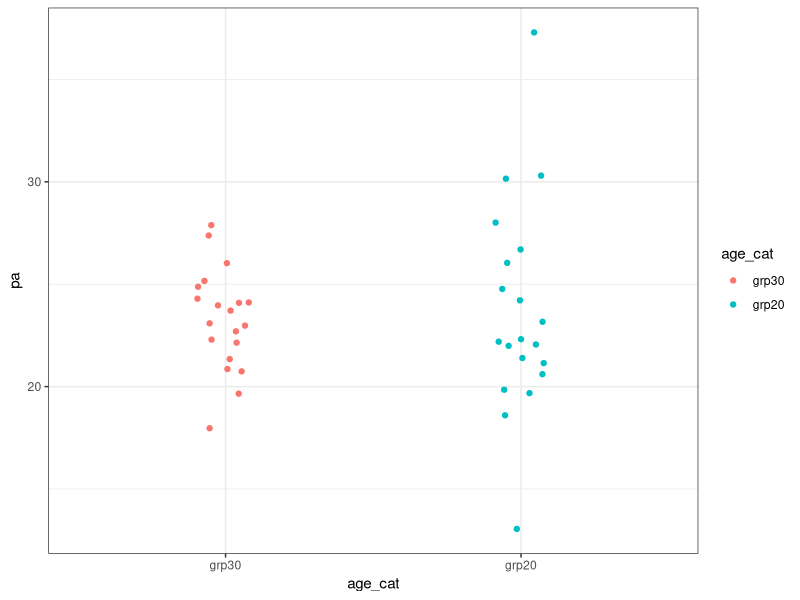
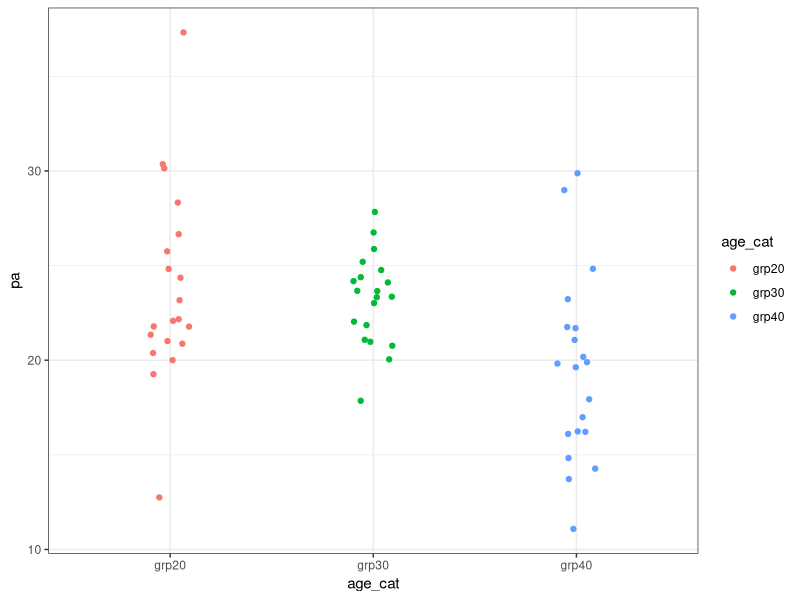

Recreate these plots in R, in order.

# ---- libs ----

library("dplyr")
library("ggplot2")


# ---- example ----

# we want to check whether people in Adelaide aged 20-29 spend more (or different) 
# amount of time in physical activity than people in Adelaide aged 30-39

# so we randomly sample 20 people from each age group and get the following
# 7-day average daily physical activity times
set.seed(1234)
(pa_age20s <- round(rnorm(20, 25, 5)))
(pa_age30s <- round(rnorm(20, 25, 3)))

# so to check our above question we could do a t-test:
t.test(x = pa_age20s, y = pa_age30s, var.equal = TRUE)


### Questions
# what are the null and alternative hypotheses?
# what is the test statistic?
# what is the distribution of the test statistic _if_ the null hypothesis is true?
# what is the p-value?
# what does the p-value represent?
# what do we conclude from this fake data analysis?
# are there any assumptions associated with the t-test? the p-value?



# ---- preamble ----

### the below is a 10,000 foot view and will have caveats not touched on...

"hypothesis testing is the backbone of statistics" 
# and is an extension of the scientific method in some senses:
# we assume "nothing is going on" until evidence presents itself to say otherwise
#
# (there are infinite things that COULD be true [and likely not mutually compatible]
# but the set of things that ARE true is a very, very, very small subset of the 
# "COULD" so the optimal process of establishing "ARE" true is:
#     to build up/add to the "ARE" true when we have sufficient evidence)
# 
# e.g., we need to have evidence to:
#  - show paracetamol is an effective analgesic 
#  - demonstrate an intervention increases active time in adults 
# 
# put in a statistical framework we 
#    0. construct a null hypothesis (labelled H0) as the "nothing going on" possibility
#    1. construct a alternative hypothesis (labelled H1 or HA) as the "something going on" possibility
# 
# NB:
#   (a) we assume H0 unless we have evidence to go with H1
#   (b) all possibilities should be covered by H0 and H1
#   (c) statistical hypothesis testing is normally about underlying population
#       means (that is, we are making inference about _unknown_ quantities based on a 
#       subset of the population a.k.a. the sample) - hypothesis tests won't be about 
#       individuals in the sample or population
#   (d) to differentiate between unknown population means and sampled/estimated means,
#       Greek letters (e.g. mu, beta, ...) are used for the former and Greek letters WITH
#       a hat on top or modern English letters with a bar are used (e.g. mu with a hat, 
#       beta with a hat, x with a bar)
# 
# Now we have given the rough idea, let's think about how to create H0 and H1 in the above
# examples

"show paracetamol is an effective analgesic we need to have evidence"
# H0: the (underlying) mean pain relief for people using paracetamol is equal to the 
#     (underlying) mean pain relief for people using a placebo pill
#                                  v.
# H1: the (underlying) mean pain relief for people using paracetamol is NOT equal to the 
#     (underlying) mean pain relief for people using a placebo pill
# 
# REWRITTEN:
# H0: mu1 = mu2            v.     H1: mu1 =/= mu2
# H0: mu1 - mu2 = 0        v.     H1: mu1 - mu2 =/= 0
#      where mu1 is the (underlying population) mean pain relief for people using paracetamol
#            mu2 is the (underlying population) mean pain relief for people using a placebo pill
#
# so finally we can "test" these hypotheses by creating sample means from these two
# populations and decide on the probability H0 being true (in a very rough sense)

"all p-values are associated with a null hypothesis"
# the above is where p-values come in
# the p-value is generated from the data (under the assumptions of the test), and represents:
"p-value = the probability of obtaining the observed test statistic (or more extreme) if H0 is true"


# "extraordinary claims require extraordinary evidence"


# ---- more_examples ----

pa_dat <-
  tibble(
    age_cat = rep(c("grp20", "grp30"), each = 20),
    pa = c(pa_age20s, pa_age30s)
  )
pa_dat

pa_dat$age_cat <- factor(pa_dat$age_cat)
pa_dat$age_cat <- relevel(pa_dat$age_cat, ref = "grp30")


pa_dat %>%
  ggplot(aes(x = age_cat, y = pa, col = age_cat)) +
  geom_jitter(width = 0.1) +
  theme_bw()


# pa = beta0 + beta1 * (age_cat == "30") + error
summary(lm(pa ~ age_cat, data = pa_dat))

# H0: beta1  = 0 (= mu1 - mu2)     v.     H1: beta1 =/= 0

### NB the above hypothesis test is equivalent to the t-test:
# H0: mu1 = mu2            v.     H1: mu1 =/= mu2
# t.test(x = pa_age20s, y = pa_age30s, var.equal = TRUE)


# ---- testing_more_than_2_means ----

# add another age group
set.seed(5678)
(pa_age40s <- round(rnorm(20, 21, 5)))

pa_dat <-
  tibble(
    age_cat = rep(c("grp20", "grp30", "grp40"), each = 20),
    pa = c(pa_age20s, pa_age30s, pa_age40s)
  )
head(pa_dat)
tail(pa_dat)

pa_dat %>%
  ggplot(aes(x = age_cat, y = pa, col = age_cat)) +
  geom_jitter(width = 0.1) +
  theme_bw()

### Q: what are the null hypotheses of the p-values seen in the output below
# note the model being fit is:
# pa = beta0 + beta1 * (age_cat == "30") + beta2 * (age_cat == "40") + error
threemean_lm <- lm(pa ~ age_cat, data = pa_dat)
summary(threemean_lm)
anova(threemean_lm)
summary(aov(pa ~ age_cat, data = pa_dat))


### now change the reference level to oldest group
pa_dat$age_cat <- factor(pa_dat$age_cat)
pa_dat$age_cat <- relevel(pa_dat$age_cat, ref = "grp40")

### Q: what are the null hypotheses of the p-values seen in the output below
# note the model being fit is:
# pa = beta0 + beta1 * (age_cat == "20") + beta2 * (age_cat == "30") + error
threemean_lm_v2 <- lm(pa ~ age_cat, data = pa_dat)
summary(threemean_lm_v2)
anova(threemean_lm_v2)
summary(aov(pa ~ age_cat, data = pa_dat))




